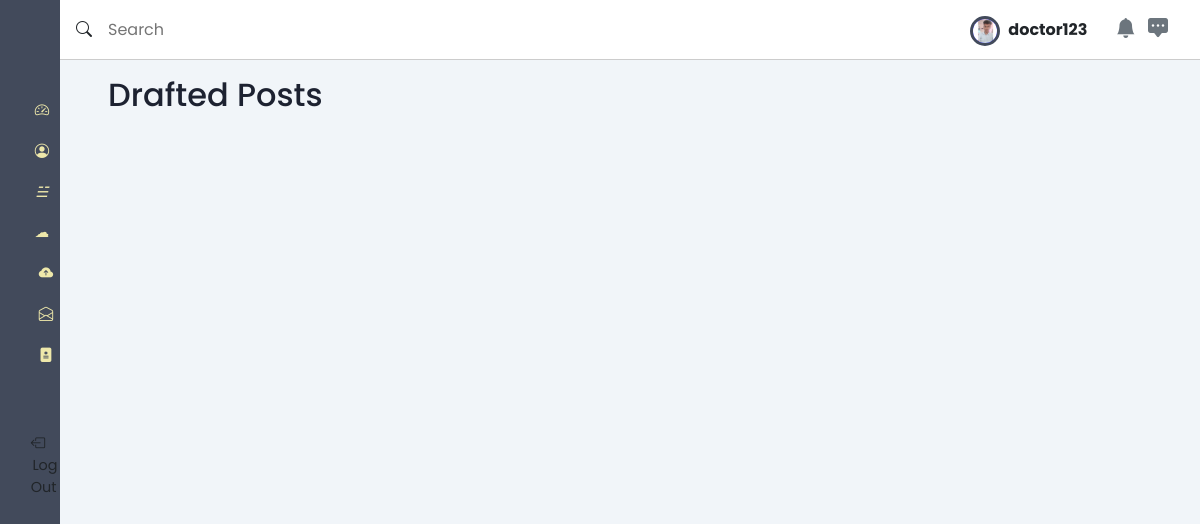
The app's page /doctor_drafts/ (signed in), older data.
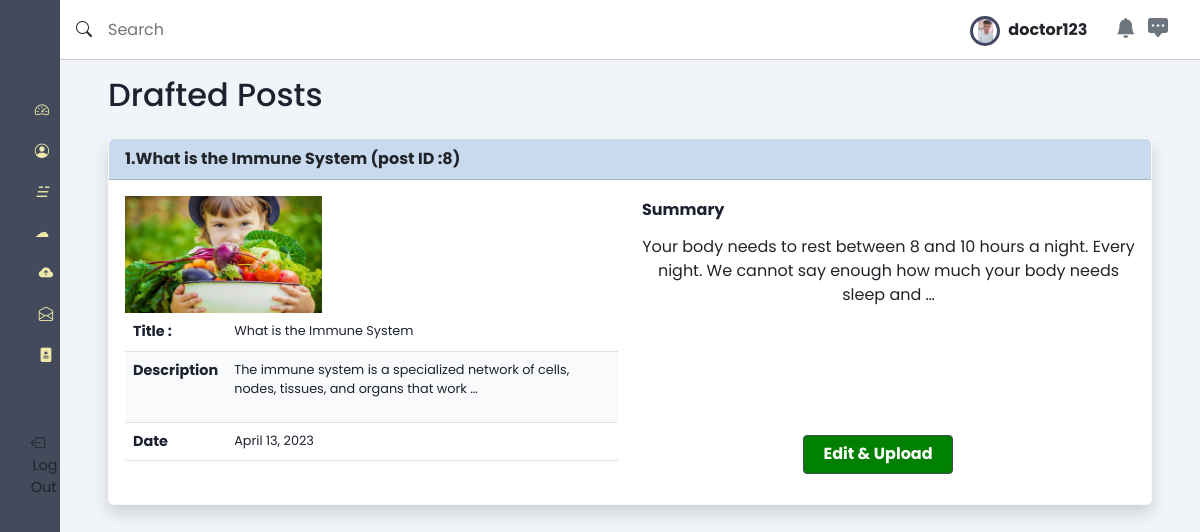
The same page, newer data.
### doctor/models.py (models this page shows, shortened)
class Post(models.Model):
    category = models.ForeignKey(Category,on_delete=models.CASCADE,related_name='categories')
    user = models.TextField(max_length=255)
    title = models.TextField(max_length=255)
    thumbnail = models.ImageField(upload_to='post/thumbanail')
    description = RichTextField(blank=True,null=True)
    summary = RichTextField(blank=True,null=True)
    tags = models.TextField(max_length=255,blank=True,null=True)
    posted_at = models.DateField(default=datetime.now)
    is_published = models.TextField(max_length=255,default=1)
    class Meta:
        verbose_name = ("Post")
        verbose_name_plural = ("Posts")

### doctor/views.py (the view)
# urls.py: path('doctor_drafts/',doctor_drafts , name='doctor_drafts'),
def doctor_drafts(request):
    posts = Post.objects.filter(is_published="0",user=str(request.user.username)).order_by('-posted_at')
    categories = Category.objects.all()
    posts = Paginator(posts, 5)
    page = request.GET.get('page')
    posts = posts.get_page(page)
    context = {
        'posts': posts,
        'categories': categories,
    }
    if request.method == 'POST':
        post_id = request.POST.get('id')
        posts = Post.objects.filter(id=post_id)
        return render(request,"doctor/doctor_.html",context)
    return render(request,"doctor/doctor_drafts.html",context)

### templates/doctor/doctor_drafts.html (shortened to what this page needs)
{% extends 'doctor/doctor_main.html' %}
{% load static %}
{% block content %}
<main>
    <h2 class="dash-title">Drafted Posts</h2>
    <section class="recent">
        {% for post in  posts%}
        <div class="table-div">
            <div class="card text-dark   mb-3 shadow  border-light  border"  style="border-radius: 5px;">
                <div class="card-header fw-bold " style="background-color: rgb(202, 218, 238);">{{ forloop.counter }}.{{ post.title }} (post ID :{{ post.id }}) </div>
                <div class="card-body row">
                   <div class="col-12 col-md-6">
                    <img class="img-fluid" src="{{post.thumbnail.url}}" alt="" style="height:40%;width:40%;">
                    <table class="table " >
                        <tbody>
                            <tr>
                                <th scope="col">Title : </th>
                                <td scope="col">{{post.title }}</td>
                              </tr>
                          <tr>
                            <th scope="col">Description</th>
                            <td scope="col">{{post.description |safe|truncatewords:"15"|linebreaks }}</td>
                          </tr>
                          <tr>
                            <th scope="col">Date</th>
                            <td scope="col">{{post.posted_at}}</td>
                          </tr>
                        </tbody>
                    </table>
                   </div>
                   <div class="col-12 col-md-6 text-center">
                        <h4 class="text-start fs-6"><b>Summary</b></h4>
                        <p class="card-text">{{ post.summary |safe|truncatewords:"25"|linebreaks }}</p>
                        <a href="/draft/{{ post.id }}" ><button class="btn btn-outline-dark" style="background-color:green;width:150px;position: absolute;right:0;margin-right:19%;bottom:30px;"><b>Edit & Upload</b> </button></a>
                    </div>
                </div>
              </div>
        </div>
        {% endfor %}
    </section>
</main>
{% endblock  %}

Row changes from the older to the newer data that the page shows:
added Post: title "What is the Immune System", id "8", thumbnail (picture), description "The immune system is a specialized network of cells, nodes, tissues, and organs that work …", posted_at "April 13, 2023", summary "Your body needs to rest between 8 and 10 hours a night. Every night. We cannot say enough how much your body needs sleep and …"
